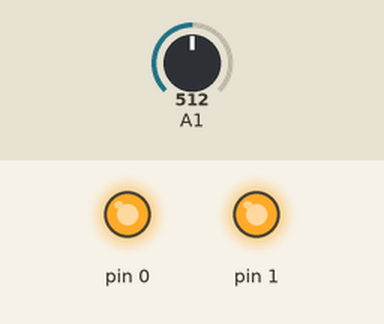
Simulated run of this sketch. Board: Arduino Uno, built with avr-gcc and run on an emulated ATmega328P. On the bench: output pins drawn as LEDs (lit = HIGH). The test bench sets the inputs (shaded band); at power-on: A1 = 512.

Above: at 0.1 s.
At 1.9 s:
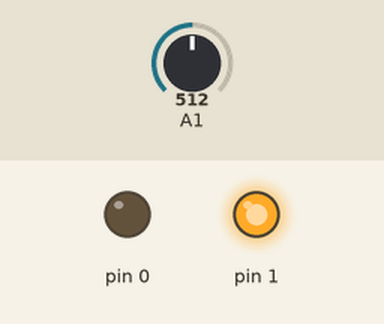
At 3.1 s:
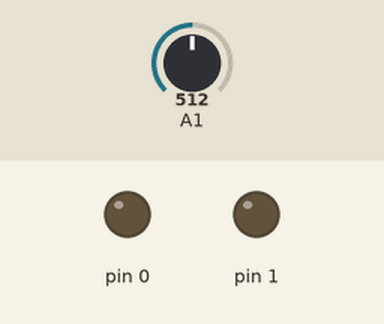
At 6.5 s:
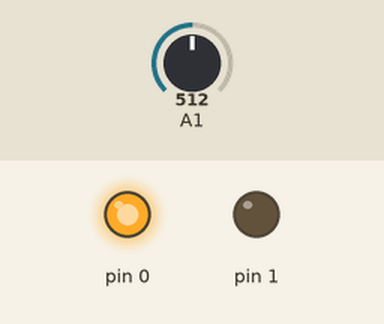
Timing chart, 0 to 8.0 s (numbered marks = the images above):
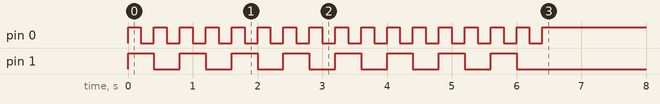

The sketch:

uvd_core_kernel.ino
```cpp
void setup() {

  pinMode(0, OUTPUT);
  pinMode(1, OUTPUT);

  for(int i = 0; i < 4; i++)
  {
    digitalWrite(0, HIGH);
    digitalWrite(1, HIGH);
    delay(200);
    digitalWrite(0, LOW);
    digitalWrite(1, HIGH);
    delay(200);
    digitalWrite(0, HIGH);
    digitalWrite(1, LOW);
    delay(200);
    digitalWrite(0, LOW);
    digitalWrite(1, LOW);
    delay(200);
    digitalWrite(0, HIGH);
    digitalWrite(1, HIGH);
    delay(200);
    digitalWrite(0, LOW);
    digitalWrite(1, HIGH);
    delay(200);
    digitalWrite(0, HIGH);
    digitalWrite(1, LOW);
    delay(200);
    digitalWrite(0, LOW);
    digitalWrite(1, LOW);
    delay(200);
  }

}

void loop() {

  int analogValue = analogRead(1);
  analogValue = (0.7 * analogValue + 0.3 * analogRead(1)) * 0.23;

  if(analogValue < 83){
    digitalWrite(0, LOW);
    digitalWrite(1, LOW);
  }
  else if((analogValue < 142)&&(analogValue >= 83)){
    digitalWrite(0, HIGH);
    digitalWrite(1, LOW);

  }
  else if((analogValue < 180)&&(analogValue >= 142)){
    digitalWrite(0, LOW);
    digitalWrite(1, HIGH);
  }
  else if((analogValue < 240)&&(analogValue >= 180)){
    digitalWrite(0, HIGH);
    digitalWrite(1, HIGH);

  }
  else if(analogValue > 240){
    digitalWrite(0, HIGH);
    digitalWrite(1, HIGH);
  }

  delay(200);

}
```

Measured:
- by itself, pin 0: alternates HIGH for 0.20 s and LOW for 0.20 s, 32 changes in all, then stays HIGH
